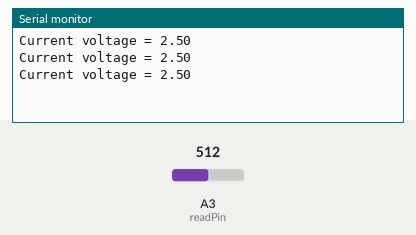
Recording of a sketch running on a simulated Arduino Uno, built with avr-gcc and run on an emulated ATmega328P. Parts: the last lines printed to the serial monitor. The test bench sets the inputs (shaded band); at power-on: A3 (readPin) = 512.

Above: at 1.3 s.
1.4 s: A3 (readPin) set to 716
At 1.9 s:
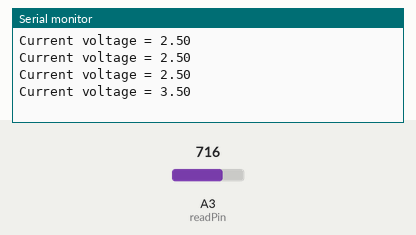
2.9 s: A3 (readPin) set to 900
At 3.4 s:
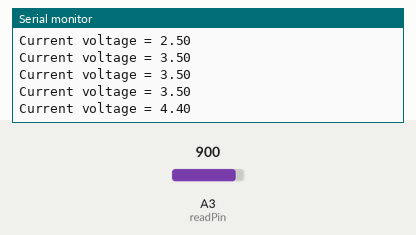
Timing chart, 0 to 5.9 s (numbered marks = the images above; inputs shaded):
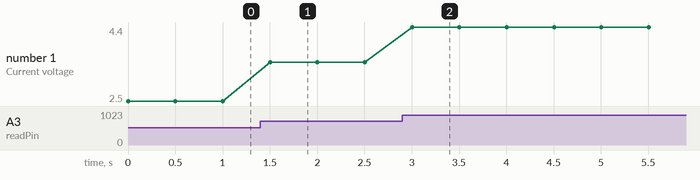

The sketch:

reading-potentiometer.ino
```cpp
int readPin = A3;
int delayTime = 500;
float volts = 0;
String info = "Current voltage = ";

void setup() {
  // put your setup code here, to run once:
  pinMode(readPin, INPUT);
  Serial.begin(9600);
}

void loop() {
  // put your main code here, to run repeatedly:
  volts = (5. / 1023.) * analogRead(readPin);
  Serial.println(info + volts);
  delay(delayTime);
}
```

Measured:
- after the input at 1.4 s, the serial monitor: prints a new line after 0.10 s (image 1)
- after the input at 2.9 s, the serial monitor: prints a new line after 0.10 s (image 2)
- plotted number 1: 2.5 → 3.5 after the input at 1.4 s, 3.5 → 4.4 after the input at 2.9 s
